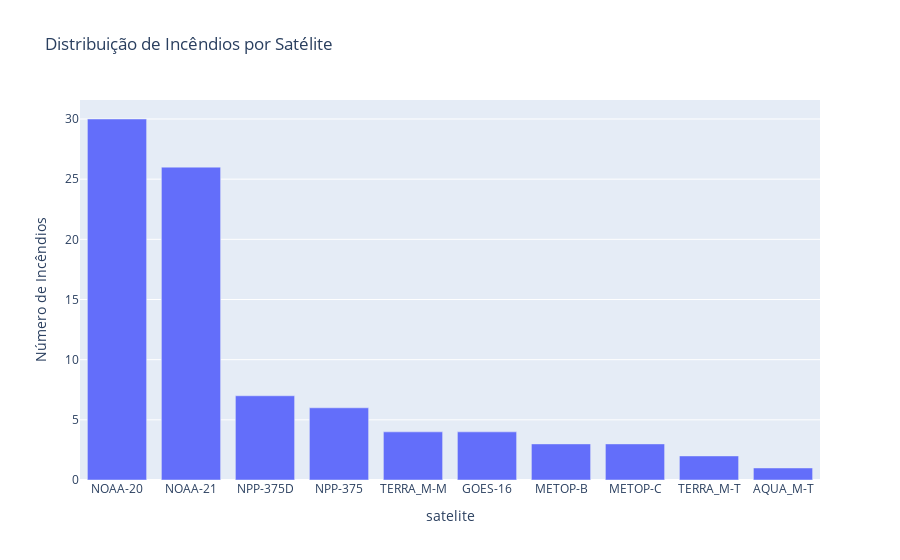
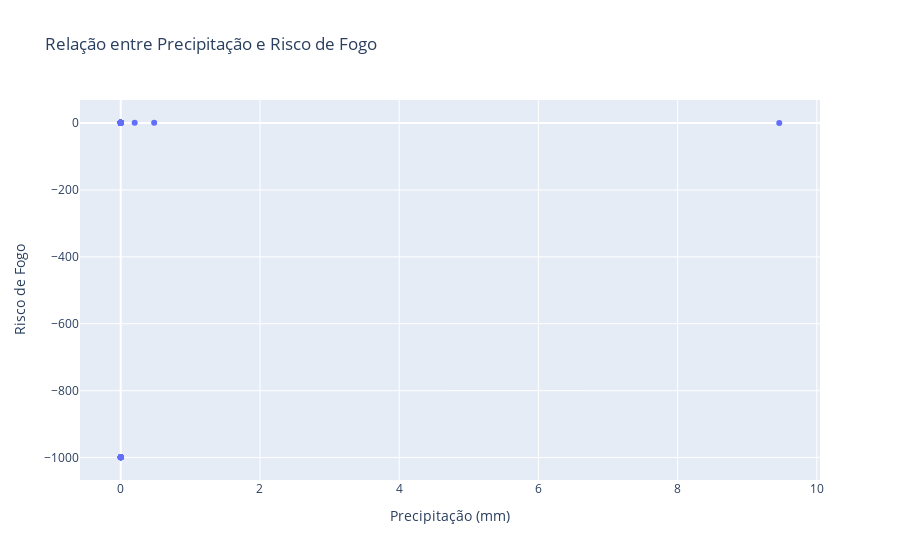
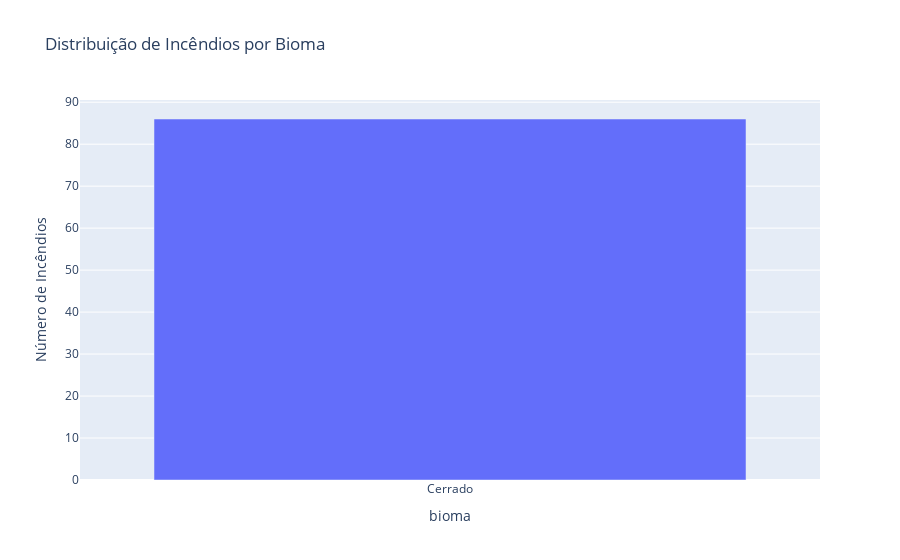

Notebook cell for these charts, in order:
### Code cell
# Gráfico de barras para mostrar a distribuição dos incêndios por satélite
incendios_por_satelite = incendios_batatais['satelite'].value_counts()
fig_satelite = px.bar(
    incendios_por_satelite,
    x=incendios_por_satelite.index,
    y=incendios_por_satelite.values,
    title="Distribuição de Incêndios por Satélite",
    labels={'x': 'Satélite', 'y': 'Número de Incêndios'}
)
fig_satelite.show()

# Gráfico de dispersão para visualizar a relação entre a precipitação e o risco de fogo
fig_precipitacao_risco = px.scatter(
    incendios_batatais,
    x='precipitacao',
    y='risco_fogo',
    title="Relação entre Precipitação e Risco de Fogo",
    labels={'precipitacao': 'Precipitação (mm)', 'risco_fogo': 'Risco de Fogo'}
)
fig_precipitacao_risco.show()

# Gráfico de barras para mostrar a distribuição dos incêndios por bioma
incendios_por_bioma = incendios_batatais['bioma'].value_counts()
fig_bioma = px.bar(
    incendios_por_bioma,
    x=incendios_por_bioma.index,
    y=incendios_por_bioma.values,
    title="Distribuição de Incêndios por Bioma",
    labels={'x': 'Bioma', 'y': 'Número de Incêndios'}
)
fig_bioma.show()

### Figure 1 — Plotly figure (JSON) as saved in the notebook; plotly's stock layout.template omitted (floating-point values rounded to 4 significant figures)
{"data": [{"alignmentgroup": "True", "hovertemplate": "satelite=%{x}<br>Número de Incêndios=%{y}<extra></extra>", "legendgroup": "", "marker": {"color": "#636efa", "pattern": {"shape": ""}}, "name": "", "offsetgroup": "", "orientation": "v", "showlegend": false, "textposition": "auto", "type": "bar", "x": ["NOAA-20", "NOAA-21", "NPP-375D", "NPP-375", "TERRA_M-M", "GOES-16", "METOP-B", "METOP-C", "TERRA_M-T", "AQUA_M-T"], "xaxis": "x", "y": [30, 26, 7, 6, 4, 4, 3, 3, 2, 1], "yaxis": "y"}], "layout": {"barmode": "relative", "legend": {"tracegroupgap": 0}, "title": {"text": "Distribuição de Incêndios por Satélite"}, "xaxis": {"anchor": "y", "domain": [0, 1], "title": {"text": "satelite"}}, "yaxis": {"anchor": "x", "domain": [0, 1], "title": {"text": "Número de Incêndios"}}}}

### Figure 2 — Plotly figure (JSON) as saved in the notebook; plotly's stock layout.template omitted (floating-point values rounded to 4 significant figures)
{"data": [{"hovertemplate": "Precipitação (mm)=%{x}<br>Risco de Fogo=%{y}<extra></extra>", "legendgroup": "", "marker": {"color": "#636efa", "symbol": "circle"}, "mode": "markers", "name": "", "orientation": "v", "showlegend": false, "type": "scatter", "x": [0, 9.46, 0, 0, 0, 0, 0, 0, 0, 0, 0, 0, 0, 0, 0, 0, 0, 0, 0, 0, 0, 0, 0, 0, 0, 0, 0, 0, 0, 0, 0, 0, 0, 0, 0, 0, 0, 0, 0, 0, 0, 0, 0, 0, 0, 0, 0, 0, 0, 0, 0, 0, 0, 0, 0, 0, 0, 0, 0, 0, 0, 0, 0, 0, 0, 0, 0, 0, 0, 0, 0, 0, 0, 0, 0, 0, 0, 0, 0, 0, 0, 0, 0, 0, 0.48, 0.2], "xaxis": "x", "y": [0.32, 0.02, 0.02, 0.3, 0.8, -999, 1, 1, 1, 1, 1, 1, 1, 1, 1, -999, 0.86, 1, -999, 1, 1, 1, 0.97, 0.97, 1, 1, 1, -999, 1, 1, 1, 1, 1, 1, 1, 1, 1, 1, 1, 1, 1, -999, -999, -999, -999, -999, -999, 1, 1, 1, 1, 1, 1, 1, 1, 1, -999, -999, 1, 1, 1, 1, 1, 1, 1, 1, 1, 1, 1, 1, 1, 1, -999, -999, -999, 1, 1, 1, 1, 1, 1, 1, 1, 1, 1, 1], "yaxis": "y"}], "layout": {"legend": {"tracegroupgap": 0}, "title": {"text": "Relação entre Precipitação e Risco de Fogo"}, "xaxis": {"anchor": "y", "domain": [0, 1], "title": {"text": "Precipitação (mm)"}}, "yaxis": {"anchor": "x", "domain": [0, 1], "title": {"text": "Risco de Fogo"}}}}

### Figure 3 — Plotly figure (JSON) as saved in the notebook; plotly's stock layout.template omitted (floating-point values rounded to 4 significant figures)
{"data": [{"alignmentgroup": "True", "hovertemplate": "bioma=%{x}<br>Número de Incêndios=%{y}<extra></extra>", "legendgroup": "", "marker": {"color": "#636efa", "pattern": {"shape": ""}}, "name": "", "offsetgroup": "", "orientation": "v", "showlegend": false, "textposition": "auto", "type": "bar", "x": ["Cerrado"], "xaxis": "x", "y": [86], "yaxis": "y"}], "layout": {"barmode": "relative", "legend": {"tracegroupgap": 0}, "title": {"text": "Distribuição de Incêndios por Bioma"}, "xaxis": {"anchor": "y", "domain": [0, 1], "title": {"text": "bioma"}}, "yaxis": {"anchor": "x", "domain": [0, 1], "title": {"text": "Número de Incêndios"}}}}
